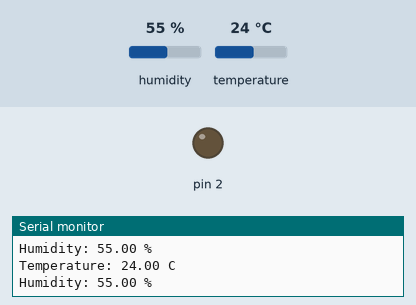
The sketch below on a simulated Arduino Uno, built with avr-gcc and run on an emulated ATmega328P. Shown: output pins drawn as LEDs (lit = HIGH), the last lines printed to the serial monitor. The inputs (shaded band) are chosen by the test bench; at power-on: temperature 24 °C, humidity 55 %.

Above: at 2.8 s.
2.9 s: temperature set to 34.6 °C
5.6 s: temperature set to 35.9 °C
At 7.4 s:
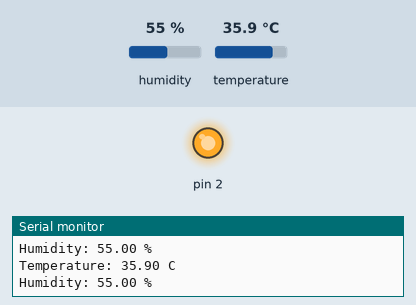
8.3 s: temperature set to 12 °C
At 10.9 s:
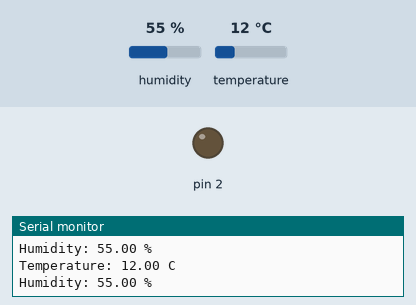
11.5 s: temperature set to 41 °C
At 12.7 s:
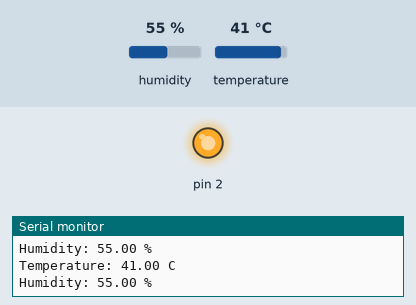
Timing chart, 0 to 14.5 s (numbered marks = the images above; inputs shaded):
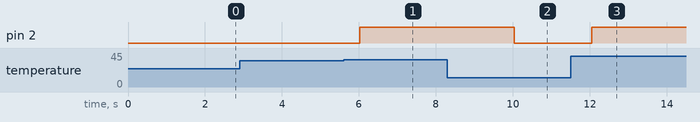

Measured:
- the behaviour switches between 35 and 35.1 °C on temperature (found by bisection; images 0 and 1)
- after the input at 5.6 s, pin 2: LOW → HIGH after 0.43 s
- after the input at 8.3 s, pin 2: HIGH → LOW after 1.7 s
- after the input at 11.5 s, pin 2: LOW → HIGH after 0.55 s

The sketch:

working_of_the_DTH22.ino
```cpp
#include <DHT.h>

#define DHTPIN 15
#define DHTTYPE DHT22

DHT dht(DHTPIN, DHTTYPE); //this is the object with the syntax class ,object name ,(prameter)

void setup() {
  Serial.begin(115200);

  pinMode(2, OUTPUT);

  dht.begin();//here the class starts
}

void loop() {

  float temp = dht.readTemperature();//this swteps take the temperature reading from dht and stores in the temp
  float hum = dht.readHumidity();//same for the humidity

  Serial.print("Temperature: ");
  Serial.print(temp);
  Serial.println(" C");//println helps to  move to the nxt line.

  Serial.print("Humidity: ");
  Serial.print(hum);
  Serial.println(" %");

  if (temp > 35) {
    digitalWrite(2, HIGH);
  }
  else {
    digitalWrite(2, LOW);
  }

  delay(2000);
}
```
